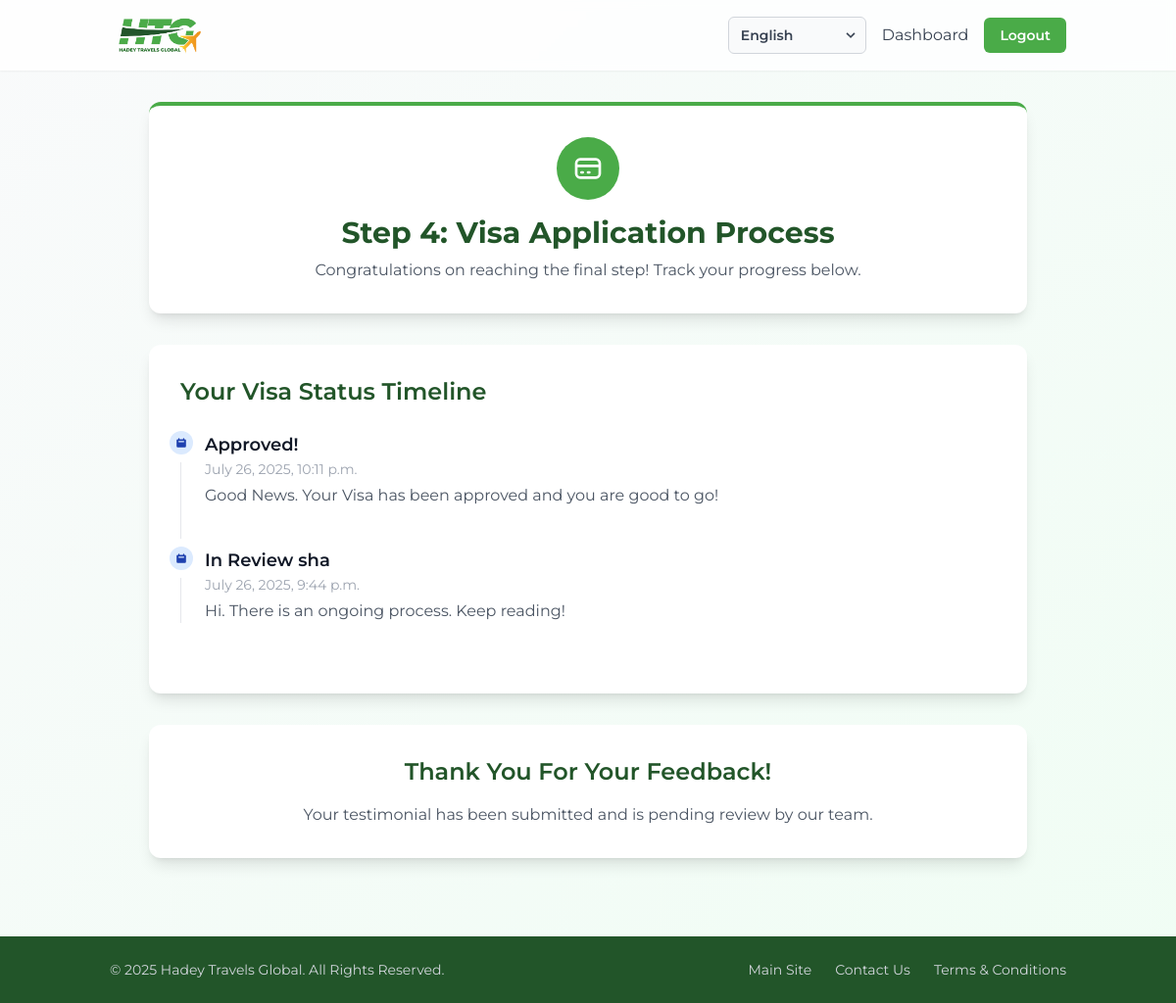
Screenshot of /student/visa-application/ (signed in) with the database file from the repository.
### portal/models.py (models this page shows, shortened)
class VisaUpdate(models.Model):
    application = models.ForeignKey(Application, on_delete=models.CASCADE, related_name='visa_updates', null=True, blank=True)
    work_application = models.ForeignKey(WorkApplication, on_delete=models.CASCADE, related_name='visa_updates', null=True, blank=True)
    status_title = models.CharField(max_length=255)
    details = models.TextField(blank=True)
    created_at = models.DateTimeField(auto_now_add=True)
    send_email_notification = models.BooleanField(default=False, help_text="Check this box to send an email notification to the user about this update.")
    class Meta:
        ordering = ['-created_at']

### portal/views.py (the view, shortened to what this page needs)
# urls.py: path('student/visa-application/', views.student_visa_application_view, name='student_visa_application'),
@login_required
def student_visa_application_view(request):
    application = request.user.student_application
    visa_updates = application.visa_updates.all()
    testimonial = Testimonial.objects.filter(application=application).first()
    form = TestimonialForm(instance=testimonial)
    context = {
        'application': application, 'visa_updates': visa_updates,
        'testimonial_form': form, 'testimonial': testimonial,
    }
    return render(request, 'portal/student_visa_application.html', context)

### portal/forms.py
class TestimonialForm(forms.ModelForm):
    class Meta:
        model = Testimonial
        fields = ['content', 'rating']
        widgets = {
            'content': forms.Textarea(attrs={'class': 'mt-1 block w-full px-3 py-2 bg-white border border-gray-300 rounded-md shadow-sm placeholder-gray-400 focus:outline-none focus:ring-primary-green focus:border-primary-green sm:text-sm', 'rows': 4, 'placeholder': 'Share your experience with us...'}),
            'rating': forms.HiddenInput(),
        }

### templates/portal/student_visa_application.html (shortened to what this page needs)
{% extends "base.html" %}
{% block content %}
<div class="max-w-4xl mx-auto space-y-8">
    <div class="bg-white p-8 rounded-xl shadow-lg border-t-4 border-primary-green">
        <div class="text-center">
            <div class="mx-auto flex items-center justify-center h-16 w-16 rounded-full bg-primary-green">
                <svg xmlns="http://www.w3.org/2000/svg" class="h-8 w-8 text-white" fill="none" viewBox="0 0 24 24" stroke="currentColor"><path stroke-linecap="round" stroke-linejoin="round" stroke-width="2" d="M3 10h18M7 15h1m4 0h1m-7 4h12a3 3 0 003-3V8a3 3 0 00-3-3H6a3 3 0 00-3 3v8a3 3 0 003 3z" /></svg>
            </div>
            <h1 class="text-3xl font-bold text-dark-green mt-4">Step 4: Visa Application Process</h1>
            <p class="text-gray-600 mt-2 max-w-2xl mx-auto">Congratulations on reaching the final step! Track your progress below.</p>
        </div>
    </div>
    <div class="bg-white p-8 rounded-xl shadow-lg">
        <h2 class="text-2xl font-semibold text-dark-green mb-6">Your Visa Status Timeline</h2>
        {% if visa_updates %}
            <ol class="relative border-l border-gray-200">
                {% for update in visa_updates %}
                <li class="mb-10 ml-6">
                    <span class="absolute flex items-center justify-center w-6 h-6 bg-blue-100 rounded-full -left-3 ring-8 ring-white">
                        <svg class="w-3 h-3 text-blue-800" fill="currentColor" viewBox="0 0 20 20"><path fill-rule="evenodd" d="M6 2a1 1 0 00-1 1v1H4a2 2 0 00-2 2v10a2 2 0 002 2h12a2 2 0 002-2V6a2 2 0 00-2-2h-1V3a1 1 0 10-2 0v1H7V3a1 1 0 00-1-1zm0 5a1 1 0 000 2h8a1 1 0 100-2H6z" clip-rule="evenodd"></path></svg>
                    </span>
                    <h3 class="flex items-center mb-1 text-lg font-semibold text-gray-900">{{ update.status_title }}</h3>
                    <time class="block mb-2 text-sm font-normal leading-none text-gray-400">{{ update.created_at|date:"F j, Y, P" }}</time>
                    <p class="mb-4 text-base font-normal text-gray-600">{{ update.details }}</p>
                </li>
                {% endfor %}
            </ol>
        {% else %}
            <div class="text-center p-6 bg-gray-50 rounded-lg">
                <p class="text-gray-600">No visa updates have been posted yet. The team will update you here as soon as the process begins.</p>
            </div>
        {% endif %}
    </div>
    <div class="bg-white p-8 rounded-xl shadow-lg">
        {% if testimonial %}
            <div class="text-center">
                <h2 class="text-2xl font-semibold text-dark-green mb-4">Thank You For Your Feedback!</h2>
                <p class="text-gray-600">Your testimonial has been submitted and is pending review by our team.</p>
            </div>
        {% endif %}
    </div>
</div>
{% endblock %}

### templates/base.html (shortened to what this page needs)
<!DOCTYPE html>
<html lang="en">
<head>
    <script src="https://cdn.tailwindcss.com"></script>
    {% load static %}
</head>
<body class="bg-gradient-to-br from-gray-50 to-green-50 font-sans antialiased min-h-screen flex flex-col">
    <header class="bg-white/80 backdrop-blur-sm shadow-sm sticky top-0 z-50">
        <nav class="container mx-auto px-6 py-3 flex justify-between items-center">
            <div>
                <a href="{% if user.is_authenticated %}{% url 'portal:dashboard' %}{% else %}{% url 'account_login' %}{% endif %}">
                    <img src="{% static 'images/logo.png' %}" alt="Hadey Travels Global Logo" class="h-12">
                </a>
            </div>
            <div class="flex items-center space-x-4">
                <div class="relative">
                    <select id="custom_translate_select" class="font-sans font-semibold text-sm text-gray-700 bg-gray-50 border border-gray-300 rounded-md py-2 pl-3 pr-8 appearance-none cursor-pointer hover:border-primary-green focus:outline-none focus:ring-2 focus:ring-primary-green/50 transition-colors">
                        <option value="en">English</option>
                    </select>
                    <div class="pointer-events-none absolute inset-y-0 right-0 flex items-center px-2 text-gray-700">
                    </div>
                </div>
                {% if user.is_authenticated %}
                    <a href="{% url 'portal:dashboard' %}" class="text-gray-700 hover:text-primary-green hidden sm:inline">Dashboard</a>
                    <a href="{% url 'account_logout' %}" class="bg-primary-green text-white rounded-md px-4 py-2 hover:bg-dark-green transition-colors text-sm font-semibold">Logout</a>
                {% else %}
                    <a href="{% url 'account_login' %}" class="text-gray-700 hover:text-primary-green hidden sm:inline">Sign In</a>
                    <a href="{% url 'account_signup_choice' %}" class="bg-primary-green text-white rounded-md px-4 py-2 hover:bg-dark-green transition-colors text-sm font-semibold">Sign Up</a>
                {% endif %}
            </div>
        </nav>
    </header>
    <main class="container mx-auto px-6 py-8 flex-grow">
        {% block content %}{% endblock %}
    </main>
    <footer class="bg-dark-green mt-12 py-6">
        <div class="container mx-auto px-6 text-gray-300">
            <div class="sm:flex sm:justify-between sm:items-center text-center sm:text-left">
                <p class="text-sm">&copy; {% now "Y" %} Hadey Travels Global. All Rights Reserved.</p>
                <div class="flex justify-center space-x-6 mt-4 sm:mt-0">
                    <a href="https://hadeytravelsglobal.com" target="_blank" class="text-sm hover:text-white transition-colors">Main Site</a>
                    <a href="https://hadeytravelsglobal.com/contact-us/" target="_blank" class="text-sm hover:text-white transition-colors">Contact Us</a>
                    <a href="https://hadeytravelsglobal.com/terms-and-conditions/" target="_blank" class="text-sm hover:text-white transition-colors">Terms & Conditions</a>
                </div>
            </div>
        </div>
    </footer>
</body>
</html>

### templates/base.html (style rules this page uses)
body { top: 0px !important; }

### rows the page displays
VisaUpdate: status_title "Approved!", created_at "July 26, 2025, 10:11 p.m.", details "Good News. Your Visa has been approved and you are good to go!"
VisaUpdate: status_title "In Review sha", created_at "July 26, 2025, 9:44 p.m.", details "Hi. There is an ongoing process. Keep reading!"
